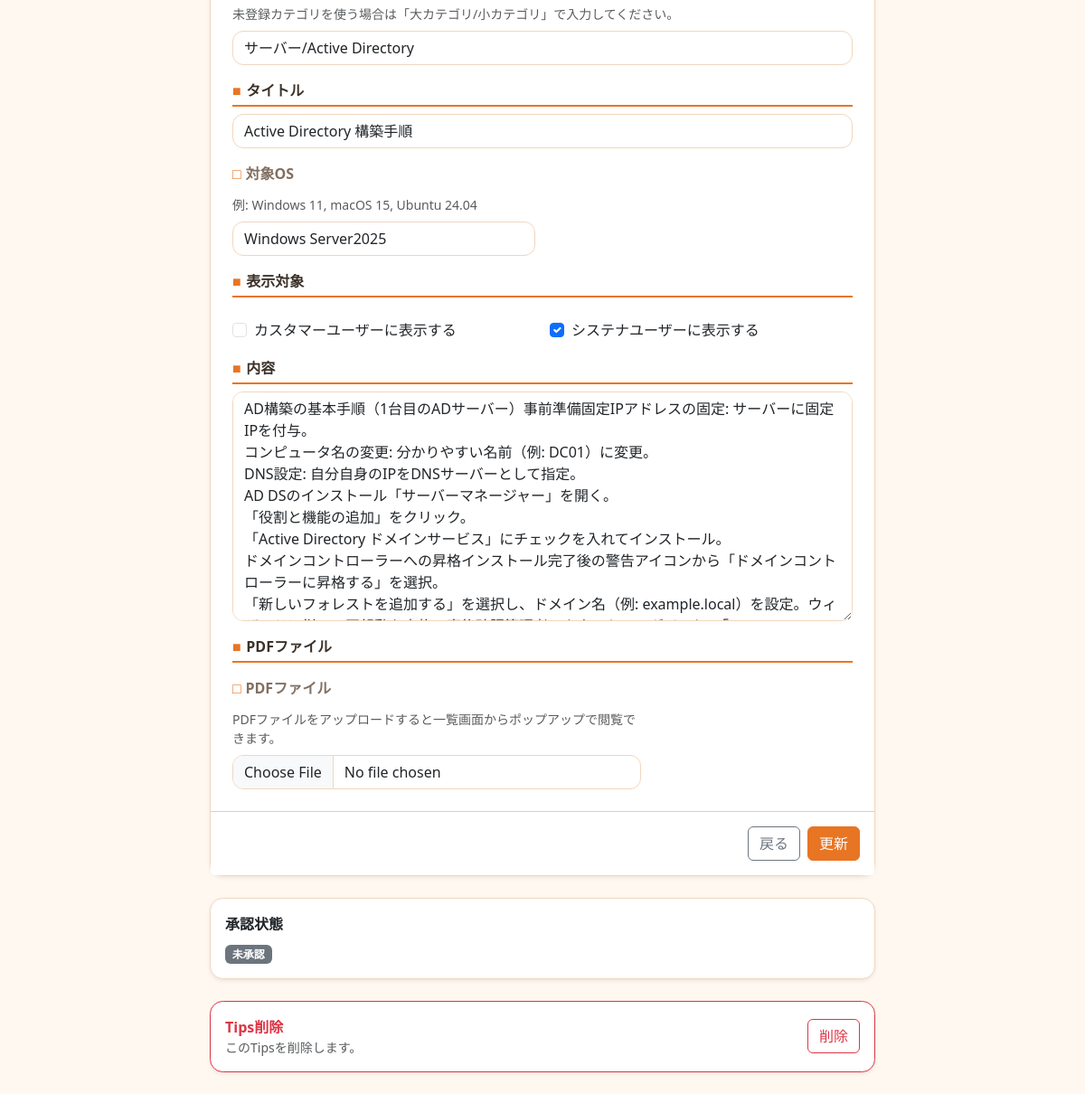
Before: /tips/1/edit/ (signed in, lower part) with the older database file.
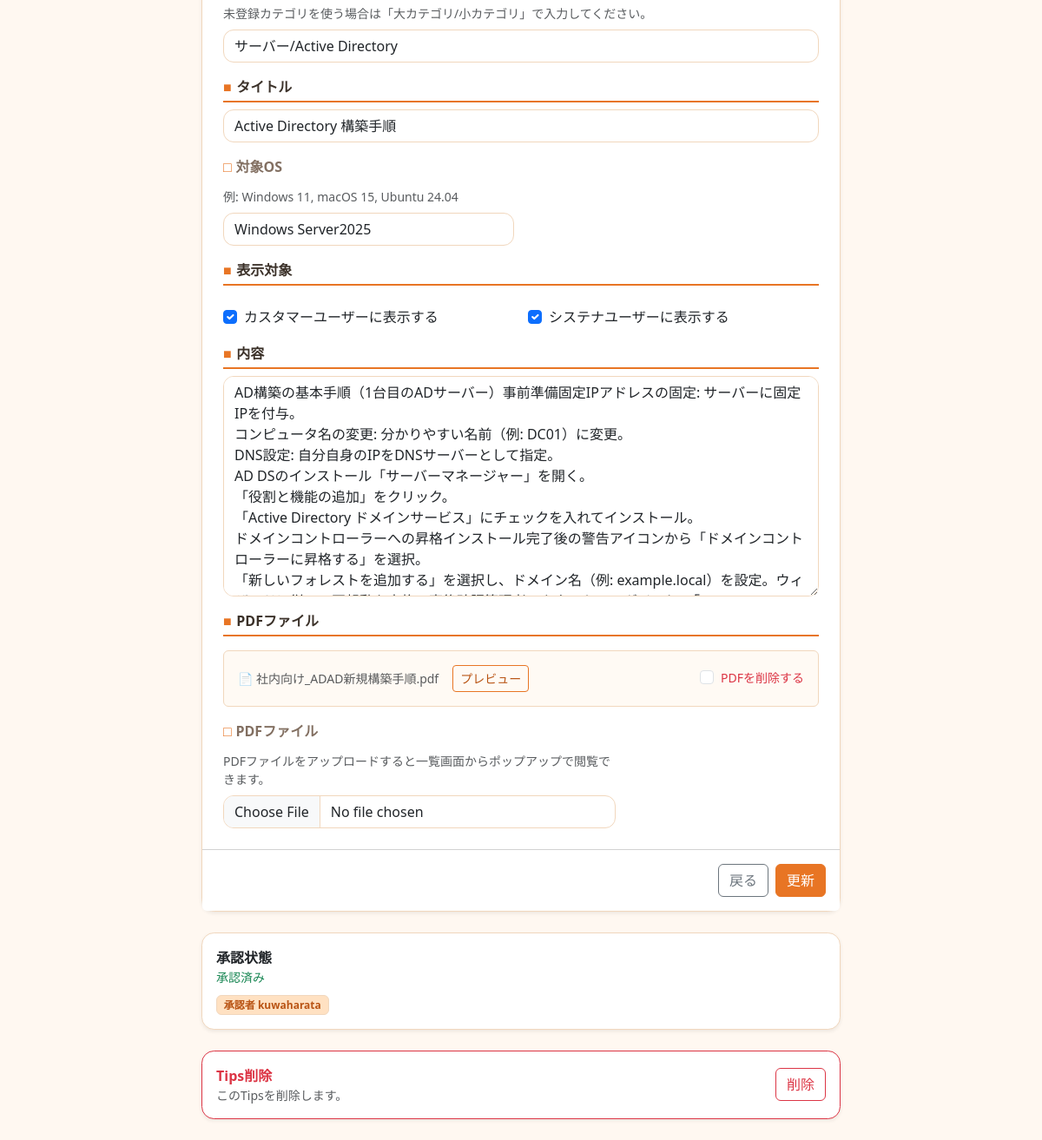
After: the same page with the newer database file.
### tenasapo_knowledge/models.py (models this page shows, shortened)
class TipsArticle(models.Model):
    title = models.CharField('タイトル', max_length=200)
    target_os = models.CharField('対象OS', max_length=120, blank=True)
    category = models.CharField('カテゴリ', max_length=120, blank=True)
    body = models.TextField('内容')
    pdf_file = models.FileField('PDFファイル', upload_to='tips_attachments/%Y/%m/', blank=True)
    is_published = models.BooleanField('公開', default=True)
    is_approved = models.BooleanField('承認済み', default=True)
    visible_to_customer = models.BooleanField('カスタマーユーザー向け表示', default=True)
    visible_to_systena = models.BooleanField('システナユーザー向け表示', default=True)
    published_at = models.DateTimeField('公開日時', default=timezone.now)
    created_by = models.ForeignKey(
        settings.AUTH_USER_MODEL,
        on_delete=models.SET_NULL,
        null=True,
        blank=True,
        related_name='created_tips_articles',
        verbose_name='作成者',
    )
    created_by_name = models.CharField('投稿者名', max_length=150, blank=True)
    approved_by = models.ForeignKey(
        settings.AUTH_USER_MODEL,
        on_delete=models.SET_NULL,
        null=True,
        blank=True,
        related_name='approved_tips_articles',
        verbose_name='承認者',
    )
    approved_by_name = models.CharField('承認者名', max_length=150, blank=True)
    created_at = models.DateTimeField('作成日時', auto_now_add=True)
    updated_at = models.DateTimeField('更新日時', auto_now=True)
    class Meta:
        verbose_name = 'Tips'
        verbose_name_plural = 'Tips'
        ordering = ['-published_at', '-created_at']

### tenasapo_knowledge/views.py (the view, shortened to what this page needs)
# urls.py: path('tips/<int:pk>/edit/', TipsUpdateView.as_view(), name='tip_edit'),
class TipsUpdateView(FormView):
    template_name = 'tenasapo_knowledge/tips_form.html'
    form_class = TipsCreateForm
    success_url = reverse_lazy('tip_list')
    def dispatch(self, request, *args, **kwargs):
        if not can_edit_article(request.user):
            messages.error(request, 'この操作を実行する権限がありません。')
            return redirect('tip_list')
        self.tip = get_object_or_404(TipsArticle, pk=kwargs['pk'])
        return super().dispatch(request, *args, **kwargs)
    def get_initial(self):
        category_names = ArticleListView.split_categories(self.tip.category)
        registered_category_ids = []
        for category_name in category_names:
            if '/' not in category_name:
                continue
            parent_name, child_name = category_name.split('/', 1)
            category = FAQCategory.objects.filter(
                parent_name=parent_name,
                child_name=child_name,
            ).first()
            if category:
                registered_category_ids.append(category.id)
        return {
            'registered_category': registered_category_ids,
            'category': self.tip.category,
            'title': self.tip.title,
            'target_os': self.tip.target_os,
            'body': self.tip.body,
            'visible_to_customer': self.tip.visible_to_customer,
            'visible_to_systena': self.tip.visible_to_systena,
        }
    def get_context_data(self, **kwargs):
        context = super().get_context_data(**kwargs)
        context['form_title'] = 'Tips編集'
        context['submit_label'] = '更新'
        context['tip'] = self.tip
        context['tip_approver_display_name'] = self.tip.approved_by_name or (
            self.tip.approved_by.get_username() if self.tip.approved_by else ''
        )
        context['approval_enabled'] = FAQ_APPROVAL_ENABLED
        context['can_approve_tip'] = can_approve_article(self.request.user)
        context['category_groups'] = KnowledgeArticleCreateView.category_groups(context['form'])
        context['tip_pdf_url'] = self.tip.pdf_file.url if self.tip.pdf_file else None
        context['tip_pdf_name'] = self.tip.pdf_file.name.split('/')[-1] if self.tip.pdf_file else None
        return context

### tenasapo_knowledge/views.py (called while the page is built)
def in_group(user, group_name):
    return user.is_authenticated and user.groups.filter(name=group_name).exists()

def can_approve_article(user):
    return (
        user.is_authenticated
        and in_group(user, REVIEWER_GROUP_NAME)
    )

def can_edit_article(user):
    return (
        user.is_authenticated
        and (
            user.is_staff
            or user.is_superuser
            or in_group(user, REVIEWER_GROUP_NAME)
        )
    )

    @staticmethod
    def split_categories(value):
        return [category.strip() for category in (value or '').split(',') if category.strip()]

### tenasapo_knowledge/templates/tenasapo_knowledge/tips_form.html (shortened to what the changed rows need)
{% extends "base.html" %}
{% block content %}
<div class="row justify-content-center">
    <div class="col-12 col-lg-8">
        <form class="card shadow-sm" method="post" enctype="multipart/form-data">
            <div class="card-body p-4">
                <div class="row g-3">
                    <div class="col-12">
                        <div class="form-text mb-2">{{ form.category.help_text }}</div>
                        <input class="form-control{% if form.category.errors %} is-invalid{% endif %}" type="text" name="{{ form.category.html_name }}" id="{{ form.category.id_for_label }}" value="{{ form.category.value|default_if_none:'' }}">
                    </div>
                    <div class="col-12">
                        <label class="form-label form-section-label" for="{{ form.title.id_for_label }}">{{ form.title.label }}</label>
                        <input class="form-control{% if form.title.errors %} is-invalid{% endif %}" type="text" name="{{ form.title.html_name }}" id="{{ form.title.id_for_label }}" value="{{ form.title.value|default_if_none:'' }}" required>
                    </div>
                    <div class="col-12 col-md-6">
                        <label class="form-label form-subsection-label" for="{{ form.target_os.id_for_label }}">{{ form.target_os.label }}</label>
                        {% if form.target_os.help_text %}<div class="form-text mb-2">{{ form.target_os.help_text }}</div>{% endif %}
                        <input class="form-control{% if form.target_os.errors %} is-invalid{% endif %}" type="text" name="{{ form.target_os.html_name }}" id="{{ form.target_os.id_for_label }}" value="{{ form.target_os.value|default_if_none:'' }}">
                    </div>
                    <div class="col-12 col-md-6">
                        <div class="form-check mt-2">
                            <input class="form-check-input{% if form.visible_to_customer.errors %} is-invalid{% endif %}" type="checkbox" name="{{ form.visible_to_customer.html_name }}" id="id_visible_to_customer" {% if form.visible_to_customer.value %}checked{% endif %}>
                            <label class="form-check-label" for="id_visible_to_customer">カスタマーユーザーに表示する</label>
                        </div>
                    </div>
                    <div class="col-12">
                        <label class="form-label form-section-label" for="{{ form.body.id_for_label }}">{{ form.body.label }}</label>
                        <textarea class="form-control{% if form.body.errors %} is-invalid{% endif %}" name="{{ form.body.html_name }}" id="{{ form.body.id_for_label }}" rows="10" required>{{ form.body.value|default_if_none:'' }}</textarea>
                    </div>
                    {% if tip_pdf_url %}
                        <div class="col-12">
                            <div class="d-flex align-items-center gap-3 p-3 border rounded" style="border-color:var(--tk-border)!important; background:#fffaf4;">
                                <span class="text-muted small">📄 {{ tip_pdf_name }}</span>
                                <a href="{{ tip_pdf_url }}" target="_blank" rel="noopener" class="btn btn-sm btn-outline-primary">プレビュー</a>
                                <div class="form-check ms-auto">
                                    <input class="form-check-input" type="checkbox" name="{{ form.clear_pdf.html_name }}" id="id_clear_pdf">
                                    <label class="form-check-label text-danger small" for="id_clear_pdf">PDFを削除する</label>
                                </div>
                            </div>
                        </div>
                    {% endif %}
                </div>
            </div>
        </form>
        {% if tip and approval_enabled %}
            <section class="card shadow-sm mt-4">
                <div class="card-body d-flex flex-column flex-md-row justify-content-between align-items-md-center gap-3">
                    <div>
                        <div class="fw-bold">承認状態</div>
                        {% if tip.is_approved %}
                            <div class="text-success small">承認済み</div>
                            <div class="mt-2">
                                <span class="badge faq-meta-badge">承認者 {{ tip_approver_display_name|default:"-" }}</span>
                            </div>
                        {% else %}
                            <div class="mt-2">
                                <span class="badge text-bg-secondary">未承認</span>
                            </div>
                        {% endif %}
                    </div>
                </div>
            </section>
        {% endif %}
    </div>
</div>
{% endblock %}

Changed rows visible on the page:
changed TipsArticle "サーバー/Active Directory": is_approved False → True (drawn); approved_by_name (not shown) → "kuwaharata"
Other visible differences:
form field visible_to_customer: "☐" → "☑"
{{ tip_pdf_name }}: (not shown) → "社内向け_ADAD新規構築手順.pdf"
form field clear_pdf: (not shown) → "☐"
text no longer shown: "未承認"
text now shown: "📄 プレビュー PDFを削除する 承認済み 承認者"
